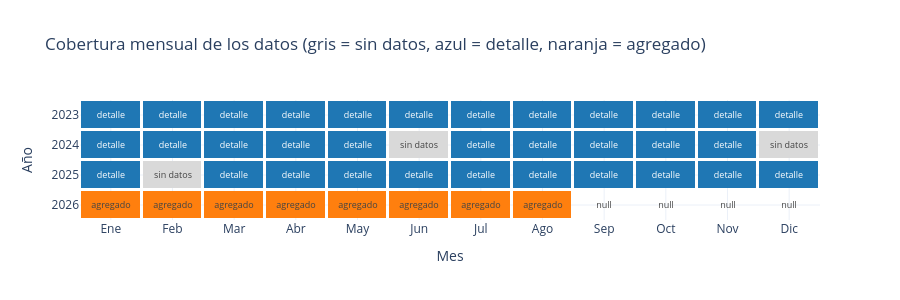

The notebook cell saved with this chart:
### Markdown cell above
## 2. Cobertura: ¿qué meses existen realmente?

Construimos un calendario completo desde el primer hasta el último mes y marcamos qué meses tienen datos. Esto responde parte de la **pregunta 6** (comparabilidad) y es imprescindible antes de hablar de tendencias.

**Indicador:** estado de cada mes = *detalle* (suministro a suministro), *agregado* (2026) o *sin datos*.
**Gráfico:** mapa año × mes. **Cómo leerlo:** las casillas grises son meses que **no** podemos analizar.

### Code cell
resumen = q("SELECT * FROM resumen ORDER BY periodo")
resumen["fecha"] = pd.to_datetime(resumen["periodo"].astype(str) + "01", format="%Y%m%d")

calendario = pd.date_range(resumen["fecha"].min(), resumen["fecha"].max(), freq="MS")

# m = tabla mensual sobre el calendario COMPLETO (los meses faltantes quedan como NaN, no como 0)
m = (resumen.set_index("fecha")
            .reindex(calendario)
            .rename(columns={"consumo_kwh_total": "kwh", "facturacion_soles_total": "fact",
                             "n_suministros": "n", "consumo_kwh_promedio": "kwh_promedio_resumen"}))
m.index.name = "fecha"
m["anio"] = m.index.year
m["mes"]  = m.index.month
m["estado"] = np.where(m["kwh"].isna(), "sin datos",
               np.where(m["granularidad"] == "agregado", "agregado", "detalle"))

faltantes = m.index[m["estado"] == "sin datos"]
print(f"Meses en el calendario: {len(m)} | con datos: {(m['estado']!='sin datos').sum()} | sin datos: {len(faltantes)}")
print("Meses SIN datos:", [f.strftime("%Y-%m") for f in faltantes] or "ninguno")

# --- Mapa de cobertura ---
codigo = m["estado"].map({"sin datos": 0, "detalle": 1, "agregado": 2})
piv_z = pd.DataFrame({"anio": m["anio"], "mes": m["mes"], "z": codigo}).pivot(index="anio", columns="mes", values="z")
piv_t = pd.DataFrame({"anio": m["anio"], "mes": m["mes"], "t": m["estado"]}).pivot(index="anio", columns="mes", values="t")
piv_z = piv_z.reindex(columns=range(1, 13)); piv_t = piv_t.reindex(columns=range(1, 13))

fig = go.Figure(go.Heatmap(
    z=piv_z.values, x=MESES, y=[str(a) for a in piv_z.index],
    text=piv_t.values, texttemplate="%{text}", hovertemplate="%{y}-%{x}: %{text}<extra></extra>",
    colorscale=[[0, "#d9d9d9"], [0.333, "#d9d9d9"], [0.334, COLOR_DETALLE], [0.666, COLOR_DETALLE],
                [0.667, COLOR_AGREGADO], [1, COLOR_AGREGADO]],
    zmin=0, zmax=2, showscale=False, xgap=3, ygap=3))
fig.update_layout(title="Cobertura mensual de los datos (gris = sin datos, azul = detalle, naranja = agregado)",
                  xaxis_title="Mes", yaxis_title="Año", yaxis_autorange="reversed", height=300)
fig.show()

### Figure 1 — Plotly figure (JSON) as saved in the notebook; plotly's stock layout.template omitted (floating-point values rounded to 4 significant figures)
{"data": [{"colorscale": [[0, "#d9d9d9"], [0.333, "#d9d9d9"], [0.334, "#1f77b4"], [0.666, "#1f77b4"], [0.667, "#ff7f0e"], [1, "#ff7f0e"]], "hovertemplate": "%{y}-%{x}: %{text}<extra></extra>", "showscale": false, "text": [["detalle", "detalle", "detalle", "detalle", "detalle", "detalle", "detalle", "detalle", "detalle", "detalle", "detalle", "detalle"], ["detalle", "detalle", "detalle", "detalle", "detalle", "sin datos", "detalle", "detalle", "detalle", "detalle", "detalle", "sin datos"], ["detalle", "sin datos", "detalle", "detalle", "detalle", "detalle", "detalle", "detalle", "detalle", "detalle", "detalle", "detalle"], ["agregado", "agregado", "agregado", "agregado", "agregado", "agregado", "agregado", "agregado", null, null, null, null]], "texttemplate": "%{text}", "type": "heatmap", "x": ["Ene", "Feb", "Mar", "Abr", "May", "Jun", "Jul", "Ago", "Sep", "Oct", "Nov", "Dic"], "xgap": 3, "y": ["2023", "2024", "2025", "2026"], "ygap": 3, "z": [[1.0, 1.0, 1.0, 1.0, 1.0, 1.0, 1.0, 1.0, 1.0, 1.0, 1.0, 1.0], [1.0, 1.0, 1.0, 1.0, 1.0, 0.0, 1.0, 1.0, 1.0, 1.0, 1.0, 0.0], [1.0, 0.0, 1.0, 1.0, 1.0, 1.0, 1.0, 1.0, 1.0, 1.0, 1.0, 1.0], [2.0, 2.0, 2.0, 2.0, 2.0, 2.0, 2.0, 2.0, NaN, NaN, NaN, NaN]], "zmax": 2, "zmin": 0}], "layout": {"height": 300, "title": {"text": "Cobertura mensual de los datos (gris = sin datos, azul = detalle, naranja = agregado)"}, "xaxis": {"title": {"text": "Mes"}}, "yaxis": {"autorange": "reversed", "title": {"text": "Año"}}}}
